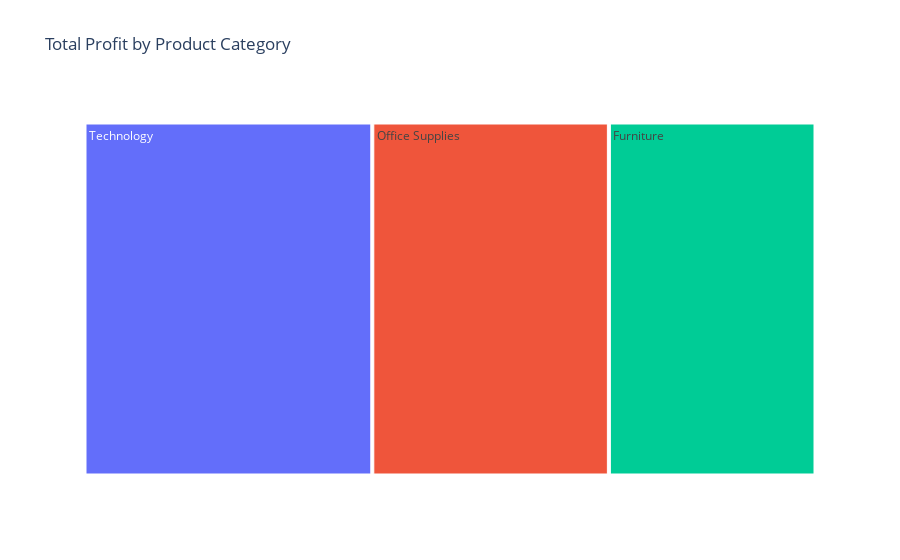

Notebook code cell kept with this figure:
### Code cell
import plotly.express as px

prof_prod_cat.reset_index(inplace=True)

# Generate Tree Map
fig = px.treemap(prof_prod_cat,  
                 values="total_profit",
                 path=['product_category'],
                 title="Total Profit by Product Category")
fig.show()

### Figure 1 — Plotly figure (JSON) as saved in the notebook; plotly's stock layout.template omitted (floating-point values rounded to 4 significant figures)
{"data": [{"branchvalues": "total", "domain": {"x": [0, 1], "y": [0, 1]}, "hovertemplate": "labels=%{label}<br>total_profit=%{value}<br>parent=%{parent}<br>id=%{id}<extra></extra>", "ids": ["Furniture", "Office Supplies", "Technology"], "labels": ["Furniture", "Office Supplies", "Technology"], "name": "", "parents": ["", "", ""], "type": "treemap", "values": [145700.0, 166800.0, 203000.0]}], "layout": {"legend": {"tracegroupgap": 0}, "title": {"text": "Total Profit by Product Category"}}}
